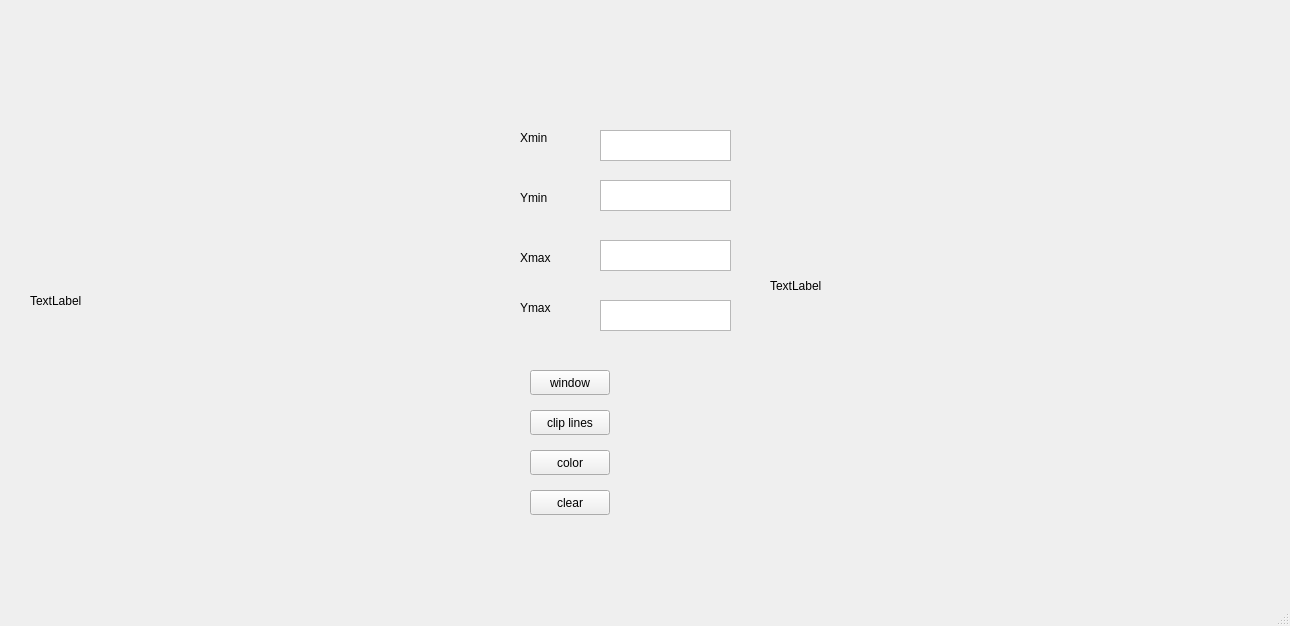
<?xml version="1.0" encoding="UTF-8"?>
<ui version="4.0">
 <class>MainWindow</class>
 <widget class="QMainWindow" name="MainWindow">
  <property name="geometry">
   <rect>
    <x>0</x>
    <y>0</y>
    <width>1290</width>
    <height>626</height>
   </rect>
  </property>
  <property name="windowTitle">
   <string>MainWindow</string>
  </property>
  <widget class="QWidget" name="centralwidget">
   <widget class="QLabel" name="label">
    <property name="geometry">
     <rect>
      <x>30</x>
      <y>70</y>
      <width>451</width>
      <height>461</height>
     </rect>
    </property>
    <property name="text">
     <string>TextLabel</string>
    </property>
   </widget>
   <widget class="QPushButton" name="pushButton">
    <property name="geometry">
     <rect>
      <x>530</x>
      <y>370</y>
      <width>80</width>
      <height>25</height>
     </rect>
    </property>
    <property name="text">
     <string>window</string>
    </property>
   </widget>
   <widget class="QPushButton" name="pushButton_2">
    <property name="geometry">
     <rect>
      <x>530</x>
      <y>410</y>
      <width>80</width>
      <height>25</height>
     </rect>
    </property>
    <property name="text">
     <string>clip lines</string>
    </property>
   </widget>
   <widget class="QPushButton" name="pushButton_3">
    <property name="geometry">
     <rect>
      <x>530</x>
      <y>450</y>
      <width>80</width>
      <height>25</height>
     </rect>
    </property>
    <property name="text">
     <string>color</string>
    </property>
   </widget>
   <widget class="QPushButton" name="pushButton_4">
    <property name="geometry">
     <rect>
      <x>530</x>
      <y>490</y>
      <width>80</width>
      <height>25</height>
     </rect>
    </property>
    <property name="text">
     <string>clear</string>
    </property>
   </widget>
   <widget class="QTextEdit" name="textEdit">
    <property name="geometry">
     <rect>
      <x>600</x>
      <y>130</y>
      <width>131</width>
      <height>31</height>
     </rect>
    </property>
   </widget>
   <widget class="QTextEdit" name="textEdit_2">
    <property name="geometry">
     <rect>
      <x>600</x>
      <y>180</y>
      <width>131</width>
      <height>31</height>
     </rect>
    </property>
   </widget>
   <widget class="QTextEdit" name="textEdit_3">
    <property name="geometry">
     <rect>
      <x>600</x>
      <y>240</y>
      <width>131</width>
      <height>31</height>
     </rect>
    </property>
   </widget>
   <widget class="QTextEdit" name="textEdit_4">
    <property name="geometry">
     <rect>
      <x>600</x>
      <y>300</y>
      <width>131</width>
      <height>31</height>
     </rect>
    </property>
   </widget>
   <widget class="QLabel" name="label_2">
    <property name="geometry">
     <rect>
      <x>770</x>
      <y>30</y>
      <width>451</width>
      <height>511</height>
     </rect>
    </property>
    <property name="text">
     <string>TextLabel</string>
    </property>
   </widget>
   <widget class="QLabel" name="label_3">
    <property name="geometry">
     <rect>
      <x>520</x>
      <y>130</y>
      <width>55</width>
      <height>16</height>
     </rect>
    </property>
    <property name="text">
     <string>Xmin</string>
    </property>
   </widget>
   <widget class="QLabel" name="label_4">
    <property name="geometry">
     <rect>
      <x>520</x>
      <y>190</y>
      <width>55</width>
      <height>16</height>
     </rect>
    </property>
    <property name="text">
     <string>Ymin</string>
    </property>
   </widget>
   <widget class="QLabel" name="label_5">
    <property name="geometry">
     <rect>
      <x>520</x>
      <y>250</y>
      <width>55</width>
      <height>16</height>
     </rect>
    </property>
    <property name="text">
     <string>Xmax</string>
    </property>
   </widget>
   <widget class="QLabel" name="label_6">
    <property name="geometry">
     <rect>
      <x>520</x>
      <y>300</y>
      <width>55</width>
      <height>16</height>
     </rect>
    </property>
    <property name="text">
     <string>Ymax</string>
    </property>
   </widget>
  </widget>
  <widget class="QMenuBar" name="menubar">
   <property name="geometry">
    <rect>
     <x>0</x>
     <y>0</y>
     <width>1290</width>
     <height>25</height>
    </rect>
   </property>
  </widget>
  <widget class="QStatusBar" name="statusbar"/>
 </widget>
 <resources/>
 <connections/>
</ui>
